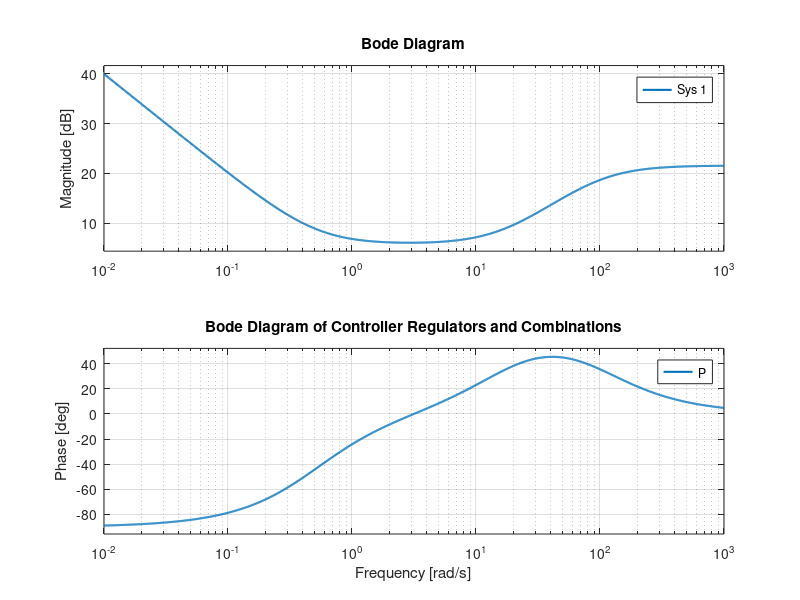

MATLAB code to generate this figure:
% MATLAB Script: Bode Diagram of Various Regulators and Combinations
clear; clc; close all;

%% 1. Define Controller Parameters
Kp = 2;      % Proportional gain
Ti = 1;      % Integral time constant
Td = 0.1;      % Derivative time constant
Tf = 0.01;     % Filter time constant (for Df, PDf, PIDf)

% Define the Laplace variable 's'
s = tf('s');

%% 2. Define Individual Regulators and Combinations
% Using a containers.Map to store the transfer functions with their labels
regulators = containers.Map();

% Base building blocks
regulators('P')    = tf(Kp);
regulators('I')    = 1 / (Ti * s);
regulators('D')    = Td * s;
regulators('Df')   = (Td * s) / (1 + Tf * s);

% Combinations
regulators('PI')   = regulators('P') + regulators('I');
regulators('PD')   = regulators('P') + regulators('D');
regulators('PDf')  = regulators('P') + regulators('Df');
regulators('PID')  = regulators('P') + regulators('I') + regulators('D');
regulators('PIDf') = regulators('P') + regulators('I') + regulators('Df');

%% 3. Plotting Setup
% Define frequency range for clarity (e.g., 10^-2 to 10^3 rad/s)
w = logspace(-2, 3, 1000);

% List of keys to plot sequentially or in groups
keys_to_plot = {'P', 'I', 'D', 'Df', 'PI', 'PD', 'PDf', 'PID', 'PIDf'};

%% 4. Generate the Bode Plots
figure('Name', 'Regulator Bode Comparisons', 'NumberTitle', 'off', 'Position', [100, 100, 1000, 600]);

% Option A: Overlaid on a single plot for direct comparison
hold on;
for i = 1:length(keys_to_plot)
    name = keys_to_plot{i};
    bode(regulators(name), w);
end
hold off;

% Formatting the overlaid plot
grid on;
title('Bode Diagram of Controller Regulators and Combinations');
legend(keys_to_plot, 'Location', 'best');

% Adjust line widths for better visibility
all_lines = findall(gcf, 'Type', 'Line');
set(all_lines, 'LineWidth', 1.5);
